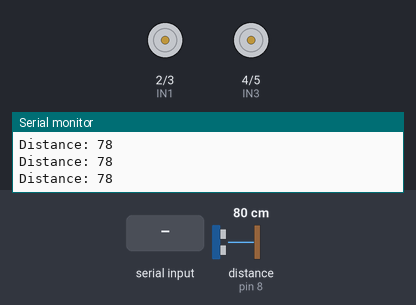
Recording of a sketch running on a simulated Arduino Uno, built with avr-gcc and run on an emulated ATmega328P. Parts: motor-driver pin pairs drawn as motors (green arrow = first pin HIGH = forward, orange = second pin HIGH = backward, longer = more drive, scaled by the enable pin), the last lines printed to the serial monitor. Wiring (inferred from the names in the program): ultrasonic range finder: trigger pin 7; echo pin 8. Inputs (shaded band) come from the test bench; at power-on: distance to the obstacle (sensor on pin 8) 80 cm. The echo pulse lasts 58.3 µs per cm.

Above: at 1.2 s.
1.3 s: "forward" received over the second serial link
At 3.3 s:
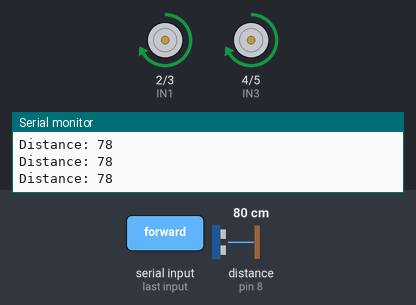
3.8 s: "backward" received over the second serial link
At 6.0 s:
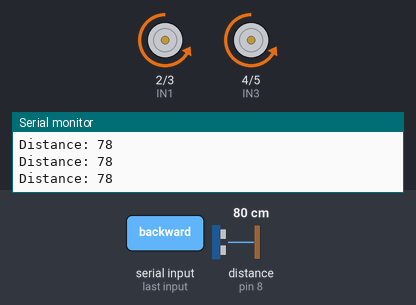
6.3 s: "left" received over the second serial link
At 8.1 s:
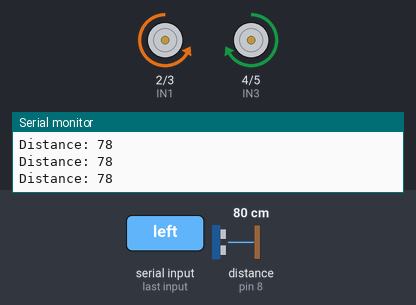
8.8 s: "right" received over the second serial link
At 11.0 s:
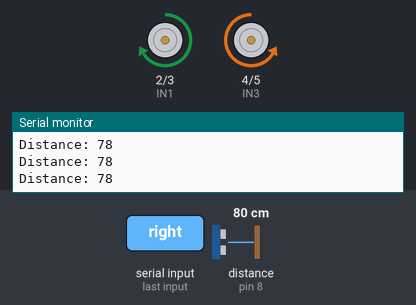
11.3 s: distance to the obstacle (sensor on pin 8) set to 2 cm
14.3 s: distance to the obstacle (sensor on pin 8) set to 5 cm
At 15.2 s:
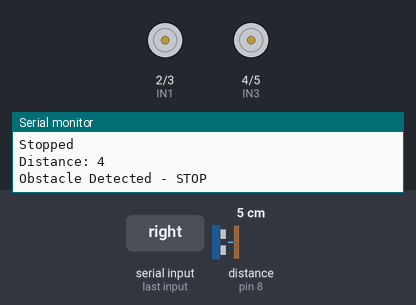
Timing chart, 0 to 16.9 s (numbered marks = the images above; inputs shaded):
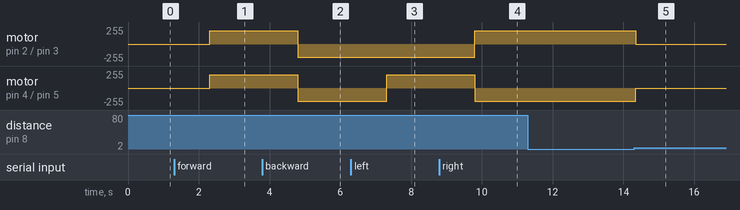

The sketch:

voice_control_rc_car.ino
```cpp
#include <SoftwareSerial.h>

SoftwareSerial BT(10, 11); // RX, TX

// Motor pins
int IN1 = 2;
int IN2 = 3;
int IN3 = 4;
int IN4 = 5;
int ENA = 6;
int ENB = 9;

// Ultrasonic pins
int trigPin = 7;
int echoPin = 8;

String command = "";

long duration;
int distance;

void setup() {
  Serial.begin(9600);
  BT.begin(9600);

  pinMode(IN1, OUTPUT);
  pinMode(IN2, OUTPUT);
  pinMode(IN3, OUTPUT);
  pinMode(IN4, OUTPUT);
  pinMode(ENA, OUTPUT);
  pinMode(ENB, OUTPUT);

  pinMode(trigPin, OUTPUT);
  pinMode(echoPin, INPUT);

  analogWrite(ENA, 200);
  analogWrite(ENB, 200);

  Serial.println("Car Ready");
}

void loop() {

  // 🔹 Ultrasonic Distance Measure
  digitalWrite(trigPin, LOW);
  delayMicroseconds(2);

  digitalWrite(trigPin, HIGH);
  delayMicroseconds(10);
  digitalWrite(trigPin, LOW);

  duration = pulseIn(echoPin, HIGH, 30000); // timeout 30ms

  if (duration == 0) {
    distance = 999; // no reading
  } else {
    distance = duration * 0.034 / 2;
  }

  Serial.print("Distance: ");
  Serial.println(distance);

  // 🚨 Obstacle Detection (20 cm se kam → STOP)
  if (distance > 2 && distance <= 10) {
    Serial.println("Obstacle Detected - STOP");
    stopMotor();
    delay(100);   // stability delay
    return;
  }

  // 🔹 Bluetooth Command Read
  if (BT.available()) {
    command = BT.readString();
    command.trim();
    command.toLowerCase();

    Serial.print("Command: ");
    Serial.println(command);

    if (command == "forward") {
      forward();
    }
    else if (command == "backward") {
      backward();
    }
    else if (command == "left") {
      left();
    }
    else if (command == "right") {
      right();
    }
    else if (command == "stop") {
      stopMotor();
    }
  }
}

// 🚗 Movement Functions

void forward() {
  digitalWrite(IN1, HIGH);
  digitalWrite(IN2, LOW);
  digitalWrite(IN3, HIGH);
  digitalWrite(IN4, LOW);
  Serial.println("Forward");
}

void backward() {
  digitalWrite(IN1, LOW);
  digitalWrite(IN2, HIGH);
  digitalWrite(IN3, LOW);
  digitalWrite(IN4, HIGH);
  Serial.println("Backward");
}

void left() {
  digitalWrite(IN1, LOW);
  digitalWrite(IN2, HIGH);
  digitalWrite(IN3, HIGH);
  digitalWrite(IN4, LOW);
  Serial.println("Left");
}

void right() {
  digitalWrite(IN1, HIGH);
  digitalWrite(IN2, LOW);
  digitalWrite(IN3, LOW);
  digitalWrite(IN4, HIGH);
  Serial.println("Right");
}

void stopMotor() {
  digitalWrite(IN1, LOW);
  digitalWrite(IN2, LOW);
  digitalWrite(IN3, LOW);
  digitalWrite(IN4, LOW);
  Serial.println("Stopped");
}
```

Measured:
- after the input at 1.3 s, motor on pin 2 (IN1) / pin 3 (IN2), motor on pin 4 (IN3) / pin 5 (IN4): stopped → forward 200/255 after 1.0 s
- after the input at 3.8 s, motor on pin 2 (IN1) / pin 3 (IN2), motor on pin 4 (IN3) / pin 5 (IN4): forward 200/255 → backward 200/255 after 1.0 s
- after the input at 6.3 s, motor on pin 4 (IN3) / pin 5 (IN4): backward 200/255 → forward 200/255 after 1.0 s
- after the input at 8.8 s, motor on pin 2 (IN1) / pin 3 (IN2): backward 200/255 → forward 200/255 after 1.0 s; motor on pin 4 (IN3) / pin 5 (IN4): forward 200/255 → backward 200/255 after 1.0 s
- after the input at 14.3 s, motor on pin 2 (IN1) / pin 3 (IN2): forward 200/255 → stopped after 0.05 s; motor on pin 4 (IN3) / pin 5 (IN4): backward 200/255 → stopped after 0.05 s
